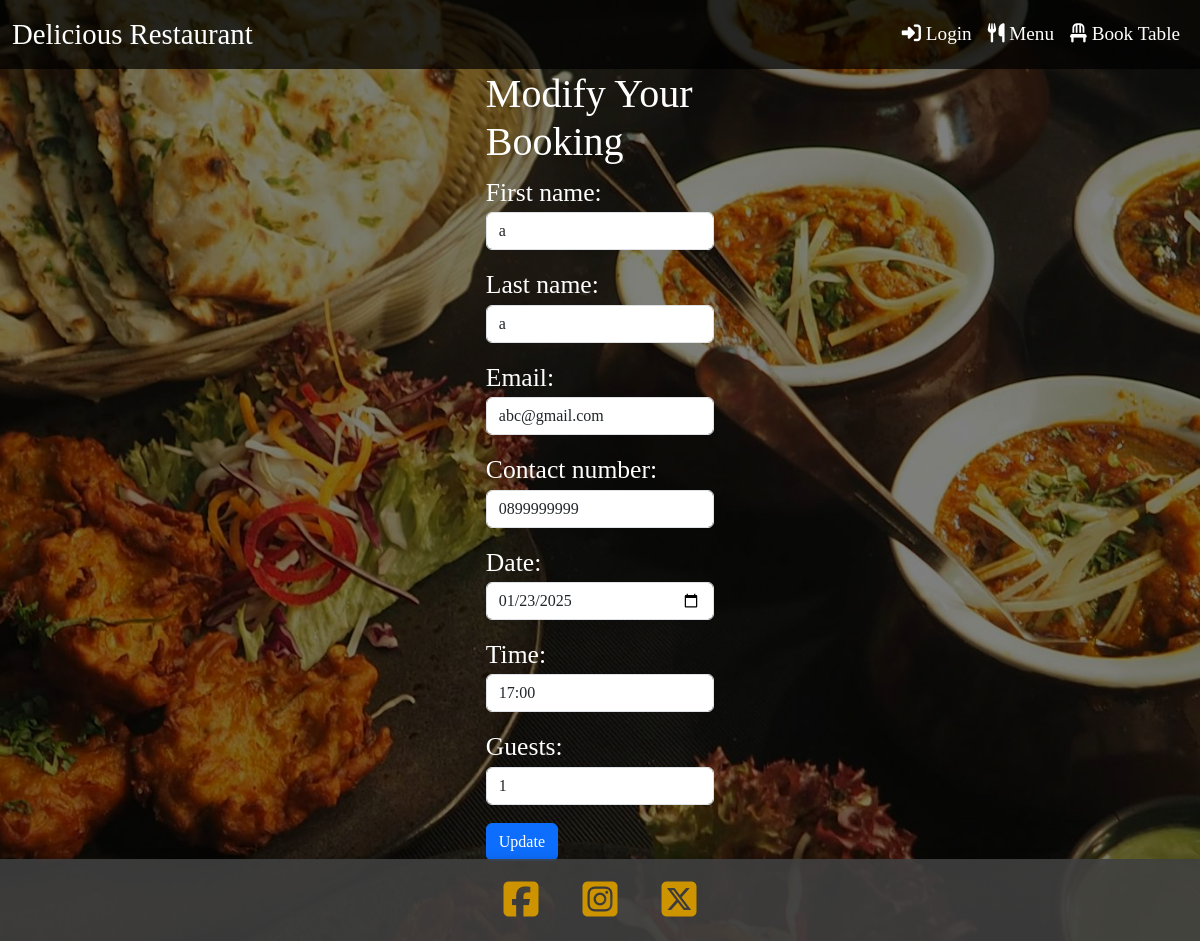
/modifybooking/1/, run on an earlier commit of the app's database.
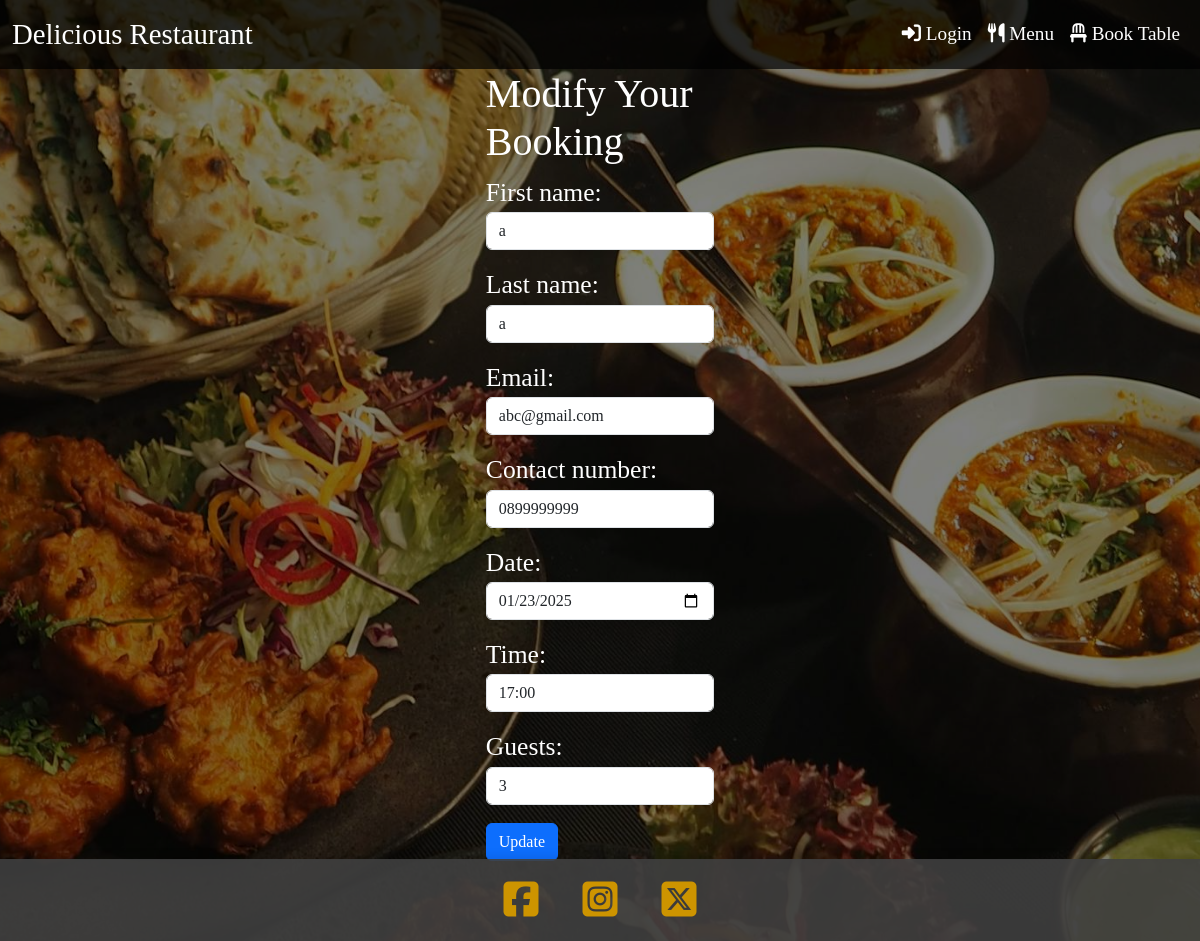
And on a later commit of the database.
### dine_smart/myrestaurant/models.py (models this page shows, shortened)
class Reservation(models.Model):
    user = models.ForeignKey(User, on_delete=models.CASCADE, null=True, blank=True)
    first_name = models.CharField(max_length=50, null=False, blank=False)
    last_name = models.CharField(max_length=50, null=False, blank=False)
    email = models.EmailField(null=False, blank=False)
    contact_number = models.CharField(max_length=15, null=False, blank=False)
    date = models.DateField(null=False, blank=False)
    time = models.TimeField(null=False, blank=False)
    guests = models.IntegerField(null=False, blank=False)
    table = models.ForeignKey(Table, on_delete=models.CASCADE, default=get_default_table)

### dine_smart/myrestaurant/views.py (the view)
# urls.py: path('modifybooking/<int:entry_id>/', modify_booking, name='modifybooking'),
def modify_booking(request, entry_id):
    entry = get_object_or_404(Reservation, pk=entry_id)
    if request.method == 'POST':
        form = ReserveForm(request.POST, instance=entry)
        if form.is_valid():
            form.save()
            return redirect('show_bookings')
    else:
        form = ReserveForm(instance=entry)
    return render(request, 'modifybooking/modifybooking.html', {'form': form})

### dine_smart/templates/modifybooking/modifybooking.html (shortened to what this page needs)
{% extends 'home/home.html' %}
{% block content %}
  <div class="container">
    <div class="row">
      <div class="col-12 col-md-8 offset-md-2">
        <h1>Modify Your Booking</h1>
        <form method="POST">
          {{ form.as_p }}
          <button type="submit" class="btn btn-primary">Update</button>
        </form>
      </div>
    </div>
  </div>
{% endblock %}

What changed in the data, as far as the page shows it:
changed Reservation "abc@gmail.com": guests "1" → "3"
